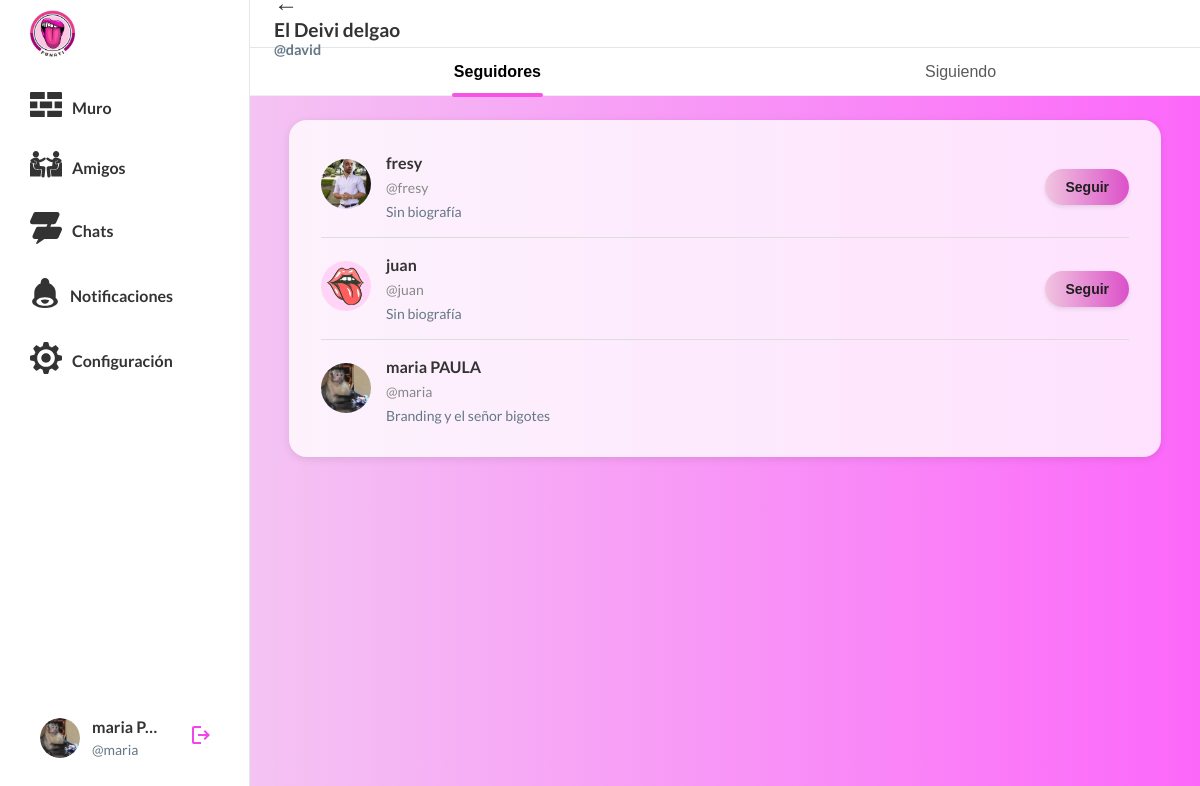
/followers/2/ (signed in), run on the app's committed database.
### funATIAPP/models.py (models this page shows, shortened)
class Profile(models.Model):
    user = models.OneToOneField(User, on_delete=models.CASCADE, related_name='profile')
    avatar = models.ImageField(upload_to='avatars/', blank=True, null=True)
    biography = models.TextField(blank=True, null=True)
    birth_date = models.DateField(blank=True, null=True)
    favorite_color = models.CharField(max_length=50, blank=True, null=True)
    favorite_games = models.CharField(max_length=200, blank=True, null=True)
    national_id = models.CharField(max_length=20, blank=True, null=True)
    favorite_books = models.CharField(max_length=200, blank=True, null=True)
    favorite_music = models.CharField(max_length=200, blank=True, null=True)
    programming_languages = models.CharField(max_length=200, blank=True, null=True)
    friends = models.ManyToManyField('self', symmetrical=True, blank=True)
    following = models.ManyToManyField('self', symmetrical=False, blank=True, related_name='followers')

### funATIAPP/views.py (the view, shortened to what this page needs)
# urls.py: path('followers/', views.followers_view, name='followers'),
@login_required
def followers_view(request, profile_id=None):
    profile_id = request.GET.get('profile_id') or request.resolver_match.kwargs.get('profile_id')
    if profile_id:
        try:
            profile = Profile.objects.get(id=profile_id)
        except Profile.DoesNotExist:
            profile = request.user.profile
    else:
        profile = request.user.profile
    followers = profile.followers.all()
    return render(request, 'followers.html', {'profile': profile, 'followers': followers})

### funATIAPP/context_processors.py (called while the page is built)
def user_settings(request):
    if request.user.is_authenticated:
        settings = UserSettings.get_user_settings(request.user)
        return {
            'user_settings': settings
        }
    return {
        'user_settings': None
    }

### funATIAPP/models.py (called while the page is built)
    @classmethod
    def get_user_settings(cls, user):
        settings, created = cls.objects.get_or_create(user=user)
        return settings

### funATIAPP/templates/followers.html (shortened to what this page needs)
{% extends 'base.html' %}
{% load static %}
{% block page_title %}
<button class="back-button">←</button>
<div class="user-header">
    <h1>{{ profile.user.get_full_name|default:profile.user.username }}</h1>
    <span class="username">@{{ profile.user.username }}</span>
</div>
{% endblock %}
{% block extra_css %}
<link rel="stylesheet" href="{% static 'css/follows.css' %}">
{% endblock %}
{% block content %}
<div class="followers-tabs">
    <button class="active">Seguidores</button>
    <a href="{% url 'funATIAPP:follows' %}{% if profile.id != user.profile.id %}?profile_id={{ profile.id }}{% endif %}" class="tab-link"><button type="button">Siguiendo</button></a>
</div>
<div class="followers-container">
{% if followers %}
    {% for follower in followers %}
    <div class="follower-item">
        <a href="{% url 'funATIAPP:profile_detail' follower.id %}">
            {% if follower.avatar %}
                <img src="{{ follower.avatar.url }}" alt="Foto de perfil" class="profile-pic" />
            {% else %}
                <img src="{% static 'assets/user-placeholder.png' %}" alt="Foto de perfil" class="profile-pic" />
            {% endif %}
        </a>
        <div class="follower-info">
            <a href="{% url 'funATIAPP:profile_detail' follower.id %}" class="profile-link"><strong>{{ follower.user.get_full_name|default:follower.user.username }}</strong></a>
            <a href="{% url 'funATIAPP:profile_detail' follower.id %}" class="profile-link"><span class="username">@{{ follower.user.username }}</span></a>
            <p class="bio">{{ follower.biography|default:'Sin biografía' }}</p>
        </div>
        {% if follower != user.profile %}
            {% if follower in user.profile.following.all %}
            <form method="post" action="" style="display:inline;">
                {% csrf_token %}
                <button class="follow-button follow" name="unfollow" value="{{ follower.id }}">Dejar de seguir</button>
            </form>
            {% else %}
            <form method="post" action="" style="display:inline;">
                <button class="follow-button follow" name="follow" value="{{ follower.id }}">Seguir</button>
            </form>
            {% endif %}
        {% endif %}
    </div>
    {% endfor %}
{% else %}
    <p>No tiene seguidores aún.</p>
{% endif %}
{% endblock %}

### funATIAPP/templates/menu-main.html (shortened to what this page needs)
{% load static %}
{% load i18n %}
<nav class="sidebar">
      <div class="sidebar-logo">
        <a href="{% url 'funATIAPP:muro' %}">
          <img src="{% static 'assets/logo.png' %}" alt="FunATI" width="45px" height="auto">
        </a>
      </div>
      <div class="sidebar-nav">
        <a href="{% url 'funATIAPP:muro' %}" class="menu-item {% if request.resolver_match.url_name == 'muro' or request.resolver_match.url_name == 'app' %}active{% endif %}">
          <span class="icon-sidebar">
          </span>
          <span>{% trans "Muro" %}</span>
        </a>
        <a href="{% url 'funATIAPP:friends' %}" class="menu-item {% if request.resolver_match.url_name == 'friends' %}active{% endif %}">
                     <span class="icon-sidebar">
           </span>
          <span>{% trans "Amigos" %}</span>
        </a>
        <a href="{% url 'funATIAPP:chats' %}" class="menu-item {% if request.resolver_match.url_name == 'chats' or request.resolver_match.url_name == 'chat_room' %}active{% endif %}">
                     <span class="icon-sidebar">
           </span>
          <span>{% trans "Chats" %}</span>
        </a>
        <a href="{% url 'funATIAPP:notifications' %}" class="menu-item {% if request.resolver_match.url_name == 'notifications' %}active{% endif %}">
                     <span class="icon-sidebar">
           </span>
          <span>{% trans "Notificaciones" %}</span>
        </a>
        <a href="{% url 'funATIAPP:settings' %}" class="menu-item {% if request.resolver_match.url_name == 'settings' or request.resolver_match.url_name == 'edit_profile' %}active{% endif %}">
                     <span class="icon-sidebar">
           </span>
          <span>{% trans "Configuración" %}</span>
        </a>
      </div>
      <div class="sidebar-footer">
        {% if user.is_authenticated %}
        <a href="{% url 'funATIAPP:profile' %}" class="profile-btn">
          <span class="sidebar-avatar">
            {% if user.profile.avatar %}
              <img src="{{ user.profile.avatar.url }}" alt="{% trans 'Avatar' %}" class="sidebar-avatar-img" />
            {% else %}
              <img src="{% static 'assets/user-placeholder.png' %}" alt="{% trans 'Avatar' %}" class="sidebar-avatar-img" />
            {% endif %}
          </span>
          <span class="user-info user-info2">
            <span class="user-name">
              {% if user.first_name or user.last_name %}
                {{ user.first_name }} {{ user.last_name }}
              {% else %}
                {{ user.username }}
              {% endif %}
            </span>
            <span class="user-username">@{{ user.username }}</span>
          </span>
        </a>
        {% endif %}
        <a href="{% url 'funATIAPP:logout' %}" class="logout-btn" title="{% trans 'Cerrar sesión' %}">
          <span>
            <svg
              xmlns="http://www.w3.org/2000/svg"
              height="24px"
              viewBox="0 -960 960 960"
              width="24px"
              fill="#F344EA"
            >
              <path
                d="M200-120q-33 0-56.5-23.5T120-200v-560q0-33 23.5-56.5T200-840h280v80H200v560h280v80H200Zm440-160-55-58 102-102H360v-80h327L585-622l55-58 200 200-200 200Z"
              />
            </svg>
          </span>
        </a>
    </div>
</nav>

### funATIAPP/static/css/styles.css (style rules this page uses)
:root { --primary-color: #f344ea; --text-color: #333; --light-gray: #f5f5f5; --border-color: #e1e8ed; --font-main: "Lato", -apple-system, BlinkMacSystemFont, "Segoe UI", Roboto, Helvetica, Arial, sans-serif; --sidebar-width: 250px; --bg-primary: white; --bg-sidebar: white; --bg-topbar: white; --bg-container: rgba(255, 255, 255, 0.8); --text-primary: #333; --text-secondary: #657786; --border-light: #e1e8ed; }
* { margin: 0; padding: 0; box-sizing: border-box; }
body { font-family: var(--font-main); color: var(--text-primary); line-height: 1.5; background-color: var(--bg-primary); display: grid; grid-template-columns: var(--sidebar-width) 1fr; height: 100vh; overflow: hidden; }
.sidebar { position: relative; height: 100vh; width: var(--sidebar-width); padding: 20px; padding-top: 10px; border-right: 1px solid var(--border-light); background-color: var(--bg-sidebar); display: flex; flex-direction: column; overflow-y: auto; }
.sidebar-logo { font-size: 24px; font-weight: bold; margin-bottom: 16px; padding-left: 10px; }
.sidebar-nav { display: flex; flex-direction: column; flex-grow: 1; overflow-y: auto; gap: 8px; }
.sidebar-nav a { display: flex; align-items: center; gap: 10px; padding: 10px; border-radius: 20px; text-decoration: none; color: var(--text-primary); font-weight: bold; transition: all 0.2s; }
.sidebar-footer { margin-top: auto; padding: 12px 8px; display: flex; align-items: center; gap: 8px; width: 100%; box-sizing: border-box; }
.profile-btn { display: flex; align-items: center; gap: 12px; flex: 1; min-width: 0; padding: 8px 12px; border-radius: 20px; text-decoration: none; color: var(--text-primary); transition: background-color 0.2s; }
.sidebar-avatar { width: 40px; height: 40px; border-radius: 50%; background-color: #e1e8ed; flex-shrink: 0; display: block; }
.user-info { display: flex; flex-direction: column; flex: 1; min-width: 0; overflow: hidden; }
.user-name { font-weight: bold; white-space: nowrap; overflow: hidden; text-overflow: ellipsis; }
.user-username { color: var(--text-secondary); font-size: 14px; white-space: nowrap; overflow: hidden; text-overflow: ellipsis; }
.logout-btn { background: none; border: none; cursor: pointer; padding: 8px; border-radius: 50%; transition: background-color 0.2s; flex-shrink: 0; }
.top-bar h1 { font-size: 20px; font-weight: bold; color: var(--text-primary); }

### funATIAPP/templates/menu-main.html (style rules this page uses)
.sidebar-avatar-img { width: 40px; height: 40px; border-radius: 50%; object-fit: cover; }
.sidebar-avatar { display: flex; align-items: center; justify-content: center; width: 40px; height: 40px; border-radius: 50%; background-color: #e1e8ed; overflow: hidden; }
.sidebar .sidebar-nav .menu-item { color: var(--text-primary) !important; }
.logout-btn { display: flex; align-items: center; justify-content: center; width: 40px; height: 40px; border-radius: 50%; text-decoration: none; background: none; border: none; cursor: pointer; transition: background-color 0.2s ease; }

### data on the page
Profile: user.get_full_name "El Deivi delgao", user.username "david"
Profile: avatar (picture), user.get_full_name "fresy", user.username "fresy", biography "Sin biografía", {{ follower.id }} 4 (drawn)
Profile: user.get_full_name "juan", user.username "juan", biography "Sin biografía", {{ follower.id }} 6 (drawn)
Profile: avatar (picture), user.get_full_name "maria PAULA", user.username "maria", biography "Branding y el señor bigotes"

### other printed values
{{ user.first_name }} "maria"
{{ user.last_name }} "P…"
{{ user.username }} "maria"
